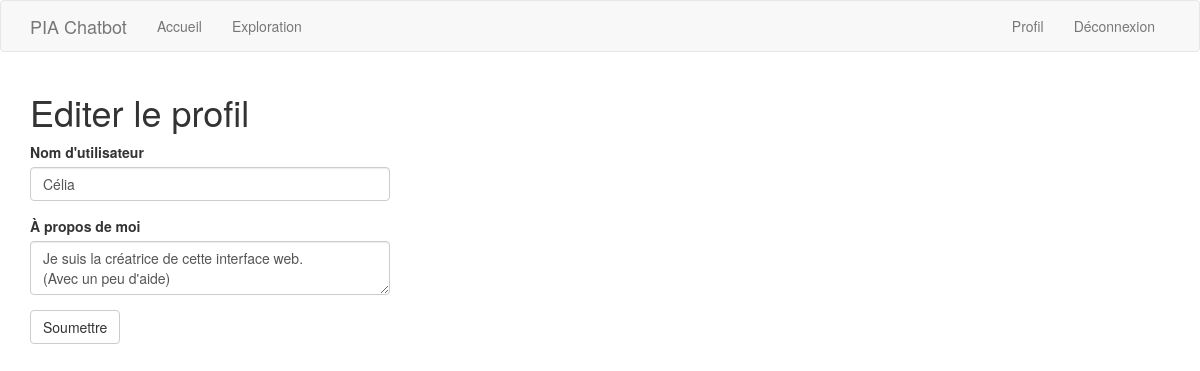
Screenshot of /edit_profile (signed in) with the database file from the repository.
### app/models.py (models this page shows, shortened)
class User(UserMixin, db.Model):
    id = db.Column(db.Integer, primary_key=True)
    username = db.Column(db.String(64), index=True, unique=True)
    email = db.Column(db.String(120), index=True, unique=True)
    password_hash = db.Column(db.String(128))
    posts = db.relationship('Post', backref='author', lazy='dynamic')
    about_me = db.Column(db.String(140))
    last_seen = db.Column(db.DateTime, default=datetime.utcnow)
    followed = db.relationship(
        'User', secondary=followers,
        primaryjoin=(followers.c.follower_id == id),
        secondaryjoin=(followers.c.followed_id == id),
        backref=db.backref('followers', lazy='dynamic'), lazy='dynamic')

### app/main/routes.py (the view)
@bp.route('/edit_profile', methods=['GET', 'POST'])
@login_required
def edit_profile():
    form = EditProfileForm(current_user.username)
    if form.validate_on_submit():
        current_user.username = form.username.data
        current_user.about_me = form.about_me.data
        db.session.commit()
        flash(_('Les modifications ont été prises en compte.'))
        return redirect(url_for('main.edit_profile'))
    elif request.method == 'GET':
        form.username.data = current_user.username
        form.about_me.data = current_user.about_me
    return render_template('edit_profile.html', title=_('Editer le profil'),
                           form=form)

### app/main/forms.py (shortened to what this page needs)
class EditProfileForm(FlaskForm):
    username = StringField(_l("Nom d'utilisateur"), validators=[DataRequired()])
    about_me = TextAreaField(_l('À propos de moi'),
                             validators=[Length(min=0, max=140)])
    submit = SubmitField(_l('Soumettre'))
    def __init__(self, original_username, *args, **kwargs):
        super(EditProfileForm, self).__init__(*args, **kwargs)
        self.original_username = original_username

### app/main/routes.py (called while the page is built)
@bp.before_app_request
def before_request():
    if current_user.is_authenticated:
        current_user.last_seen = datetime.utcnow()
        db.session.commit()
    g.locale = str(get_locale())

### app/models.py (called while the page is built)
@login.user_loader
def load_user(id):
    return User.query.get(int(id))

### app/templates/edit_profile.html
{% extends "base.html" %}
{% import 'bootstrap/wtf.html' as wtf %}
{% block app_content %}
    <h1>{{ _('Editer le profil') }}</h1>
    <div class="row">
        <div class="col-md-4">
            {{ wtf.quick_form(form) }}
        </div>
    </div>
{% endblock %}

### rows the page displays
User: username "Célia", about_me "Je suis la créatrice de cette interface web. (Avec un peu d'aide)"
